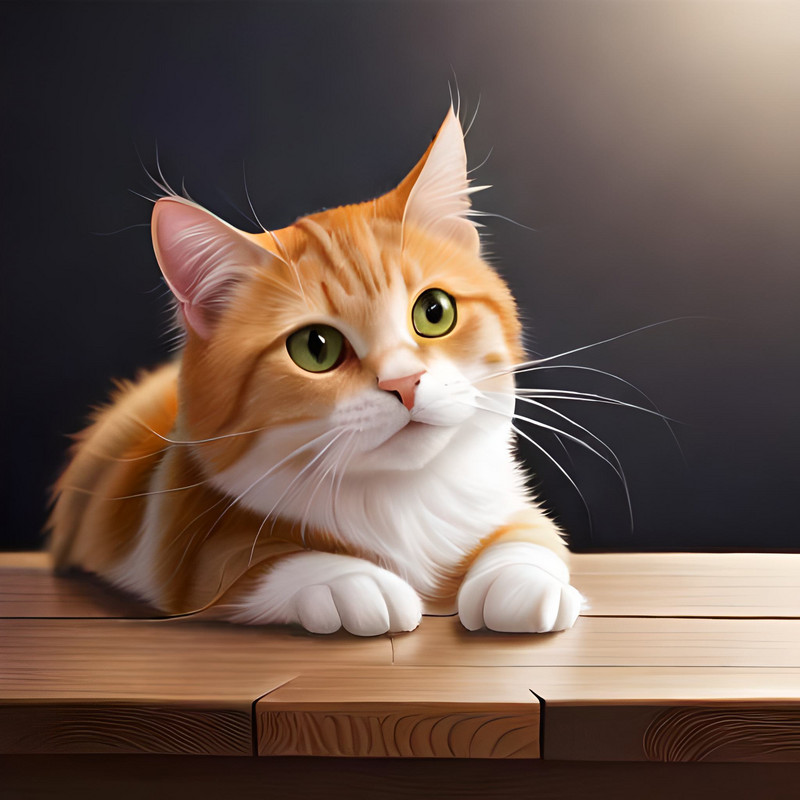
#> input picture kcg.jpg, 800 x 800 px, found by its file name
$ python deteksitepi.py
#> lines starting #> are read from the running program, lines starting #| are printed output that depends on the picture
# -*- coding: utf-8 -*-
"""DeteksiTepi.ipynb

Automatically generated by Colab.

Original file is located at
    https://colab.research.google.com/drive/1WIR06qWGjbciW6icVUHwDHv6ZI5Bgx-b
"""

import imageio.v3 as i
import matplotlib.pyplot as plt
import numpy as np

img = i.imread("/content/kcg.jpg", mode ='F')
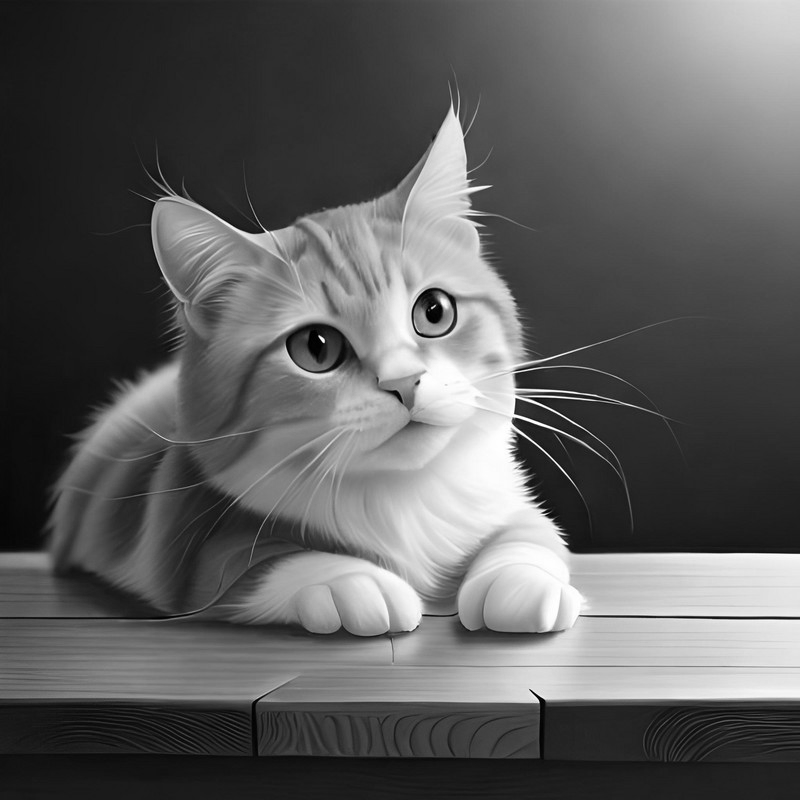
#> img: shape (800, 800) float32; min 0, max 255, mean 94.5

sobelX =np.array([
    [-1,0,1],
    [-2,0,2],
    [-1,0,1]
])

sobelY = np.array([
    [-1,-2,-1],
    [0,0,0],
    [1,2,1]
])

imgpad = np.pad(img,pad_width=1,mode='constant', constant_values=0)
Gx = np.zeros_like(img)
Gy = np.zeros_like(img)

for y in range(1, imgpad.shape[0]-1):
    for x in range(1, imgpad.shape[1]-1):
        area = imgpad[y-1:y+2,x-1:x+2]
        Gx[y-1,x-1] = np.sum(area * sobelX)
        Gy[y-1,x-1] = np.sum(area * sobelY)
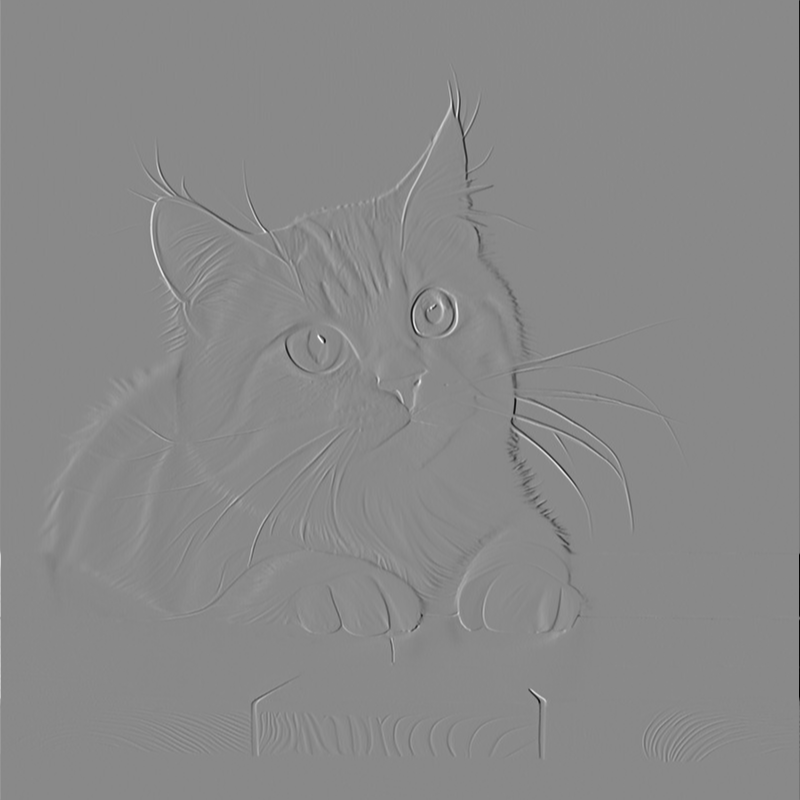
#> Gx: shape (800, 800) float32; min -994.9, max 853.1, mean 0.4; drawn with min black and max white
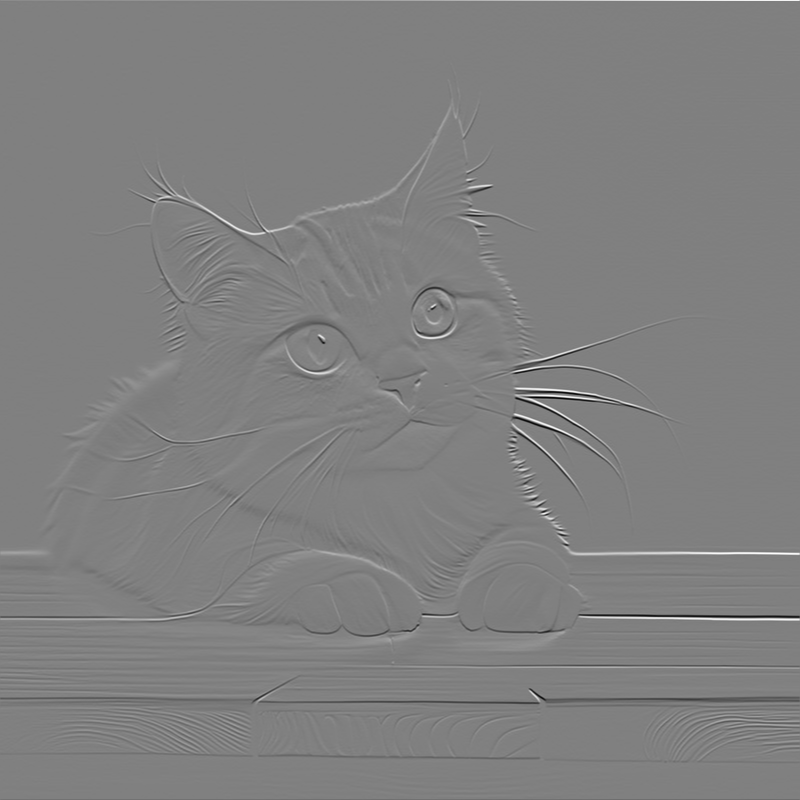
#> Gy: shape (800, 800) float32; min -973.5, max 960.2, mean -0.3; drawn with min black and max white

G = np.sqrt(Gx**2 + Gy**2)
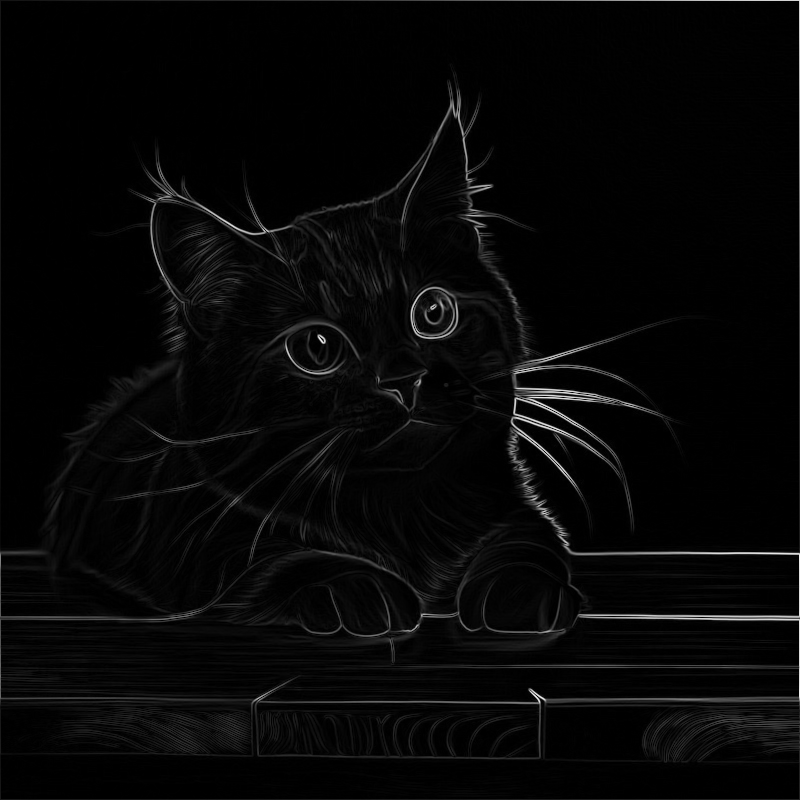
#> G: shape (800, 800) float32; min 0, max 1045.4, mean 29.9; drawn with min black and max white
G = (G/G.max())*255
G = np.clip(G,0,255)
G = G.astype(np.uint8)

plt.figure(figsize=(10,10))

plt.subplot(2,2,1)
plt.imshow(img)

plt.subplot(2,2,2)
plt.imshow(Gx, cmap='gray')

plt.subplot(2,2,3)
plt.imshow(Gy, cmap='gray')

plt.subplot(2,2,4)
plt.imshow(G, cmap='gray')

plt.show()
